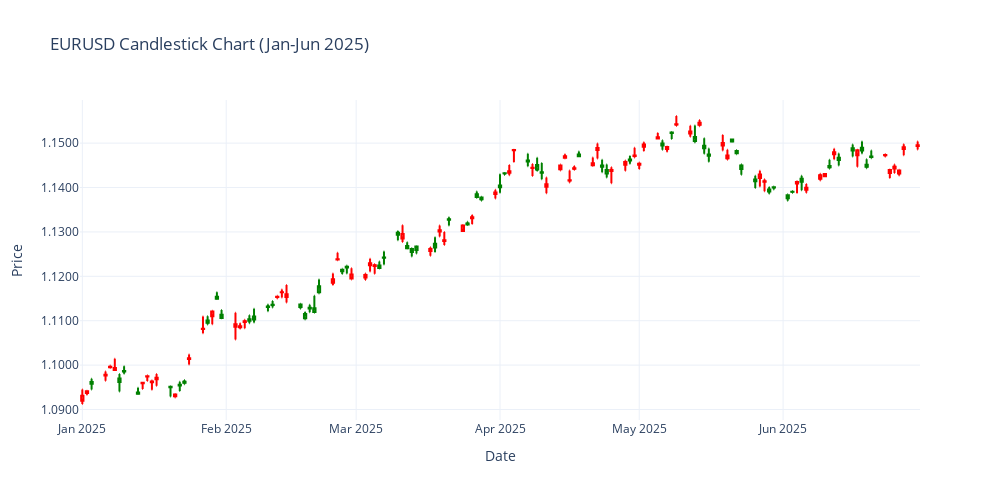

Notebook code cell kept with this figure:
### Code cell
fig.update_layout(title = "EURUSD Candlestick Chart (Jan-Jun 2025)",
                  xaxis_title = "Date",
                  
      ##  yaxis_title = "Price", This was good too but was giving numbers upto 2 decimals, we needed to customize it to 4 hence used another approach
                  
                  yaxis = dict(title = "Price",tickformat = ".4f"), # 4 decimals
                  xaxis_rangeslider_visible = False,
                  template = "plotly_white",
                  width = 1000,
                  height = 500
                 )
fig.show()

### Figure 1 — Plotly figure (JSON) as saved in the notebook; plotly's stock layout.template omitted (floating-point values rounded to 4 significant figures; data arrays with more than 128 entries replaced by an {"elided": "..."} marker saying what was removed)
{"data": [{"close": {"elided": "129 float values"}, "decreasing": {"line": {"color": "red"}}, "high": {"elided": "129 float values"}, "increasing": {"line": {"color": "green"}}, "low": {"elided": "129 float values"}, "open": {"elided": "129 float values"}, "type": "candlestick", "whiskerwidth": 0.3, "x": {"elided": "129 str values"}}], "layout": {"height": 500, "title": {"text": "EURUSD Candlestick Chart (Jan-Jun 2025)"}, "width": 1000, "xaxis": {"autorange": true, "range": ["2024-12-31 12:00", "2025-06-30 12:00"], "rangeslider": {"visible": false, "yaxis": {}}, "title": {"text": "Date"}, "type": "date"}, "yaxis": {"autorange": true, "range": [1.088, 1.16], "tickformat": ".4f", "title": {"text": "Price"}}}}
